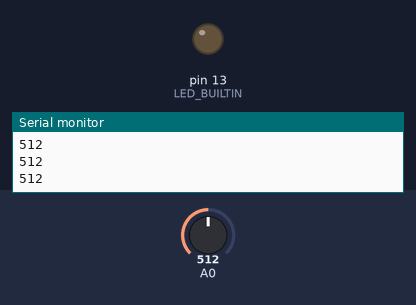
Bench run of a sketch on a simulated Arduino Uno, built with avr-gcc and run on an emulated ATmega328P. On the bench: output pins drawn as LEDs (lit = HIGH), the last lines printed to the serial monitor. Inputs (shaded band) come from the test bench; at power-on: A0 = 512.

Above: at 1.2 s.
1.3 s: A0 set to 314
2.8 s: A0 set to 281
At 4.0 s:
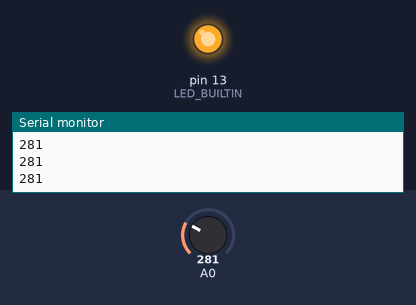
4.3 s: A0 set to 306
At 5.2 s:
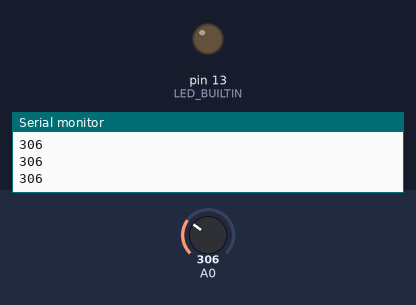
5.8 s: A0 set to 290
At 6.4 s:
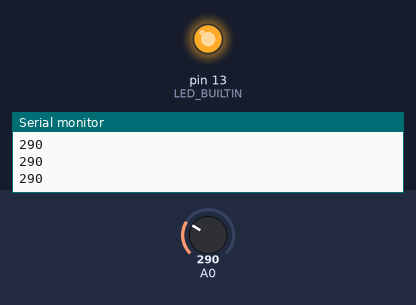
Timing chart, 0 to 8.3 s (numbered marks = the images above; inputs shaded):
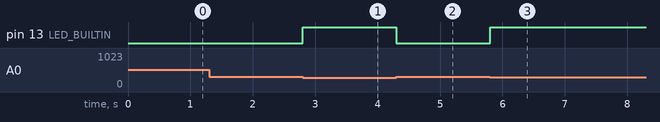

Measured:
- the behaviour switches between 300 and 299 on A0 (found by bisection; images 0 and 1)
- after the input at 2.8 s, pin 13 (LED_BUILTIN): LOW → HIGH at once
- after the input at 4.3 s, pin 13 (LED_BUILTIN): HIGH → LOW at once
- after the input at 5.8 s, pin 13 (LED_BUILTIN): LOW → HIGH at once

The sketch:

Task_4.1C.ino
```cpp
int a;
void setup()
{
Serial.begin(9600);
pinMode(LED_BUILTIN, OUTPUT);
}

void loop()
{
  int b;
  b = analogRead(0);
  if  ( b < 300 )
  {
    digitalWrite(LED_BUILTIN, HIGH);
  Serial.println(b);
  }
  if  ( b > 300 )
  {
    digitalWrite(LED_BUILTIN, LOW);
  Serial.println(b);
  }


}
```
